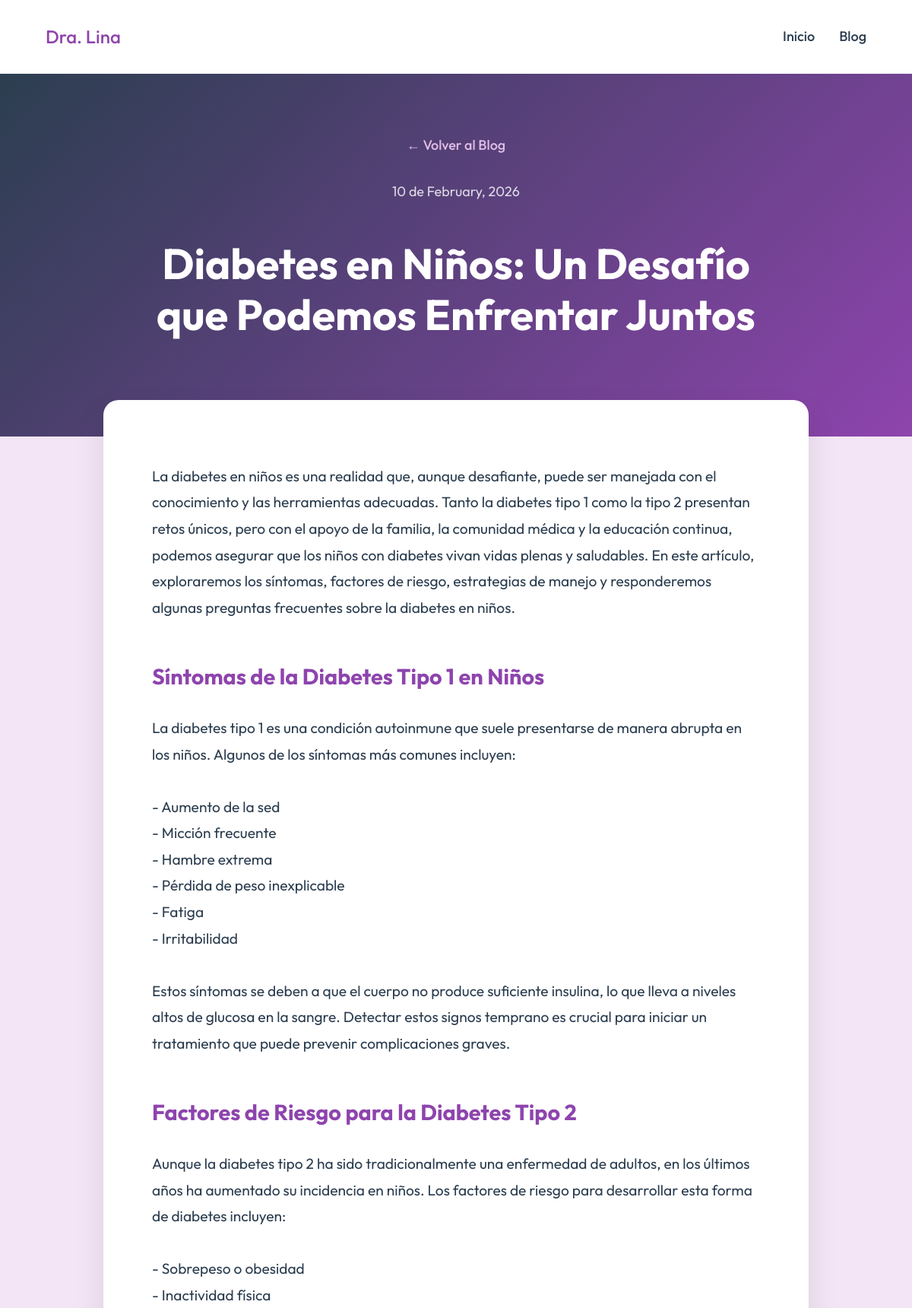
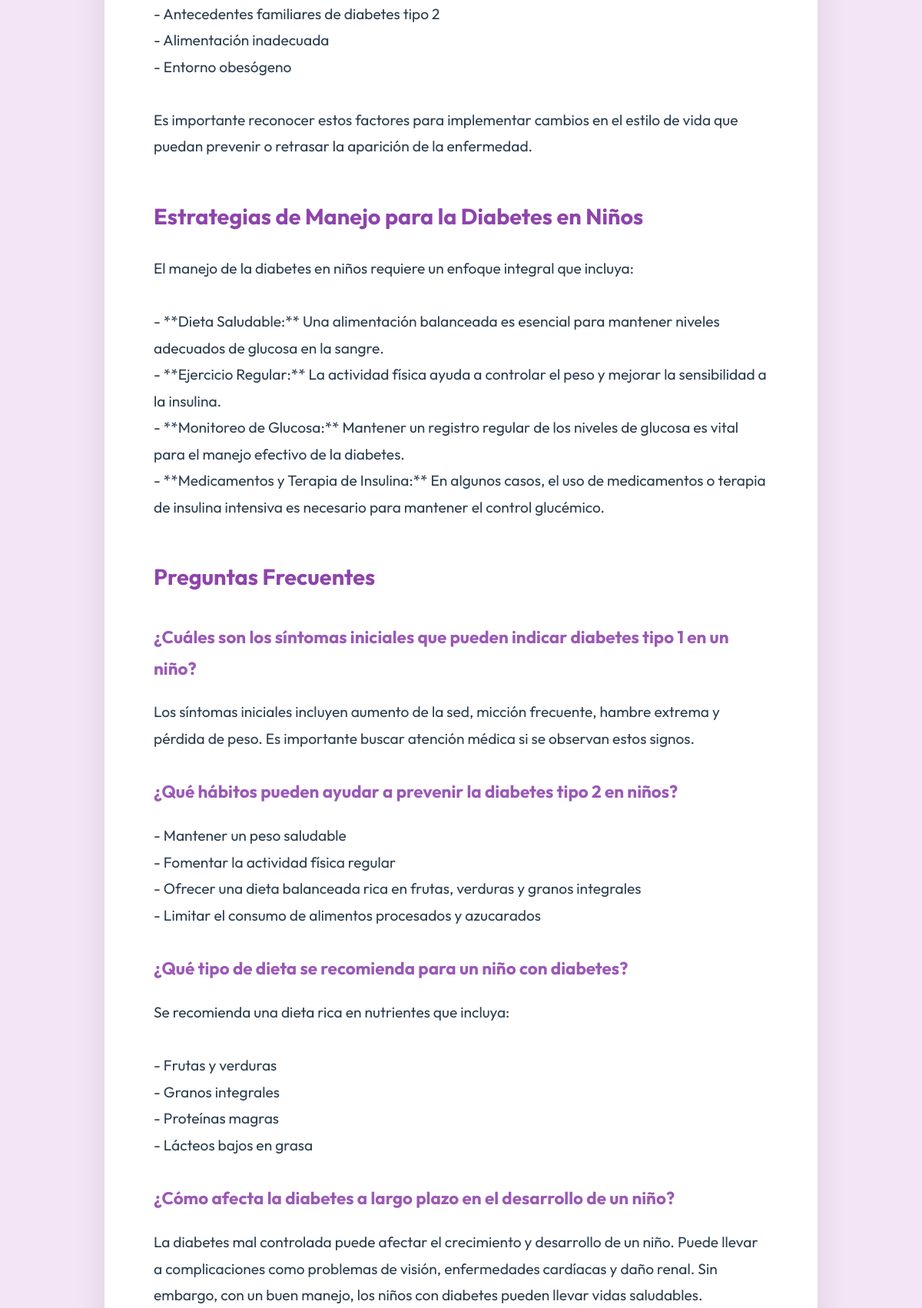
Screenshot of /blog/11 (upper part) with the database file from the repository (2 pictures, top to bottom).
### app/models.py (models this page shows)
class BlogPost(db.Model):
    id = db.Column(db.Integer, primary_key=True)
    title = db.Column(db.String(200), nullable=False)
    content = db.Column(db.Text, nullable=False)
    featured_image_url = db.Column(db.String(500))
    seo_keywords = db.Column(db.String(300))
    references = db.Column(db.Text)  # JSON string de referencias usadas
    author_id = db.Column(db.Integer, db.ForeignKey('user.id'))
    created_at = db.Column(db.DateTime, default=datetime.utcnow)
    is_published = db.Column(db.Boolean, default=True)

### app/routes/public.py (the view)
@public_bp.route('/blog/<int:post_id>')
def post_detail(post_id):
    from app.models import BlogPost
    post = BlogPost.query.get_or_404(post_id)
    return render_template('public/post_detail.html', post=post)

### app/templates/public/post_detail.html (shortened to what this page needs)
{% extends "base.html" %}
{% block content %}
<article class="post-detail">
    <header class="post-detail-header">
        <div class="container">
            <a href="{{ url_for('public.blog') }}" class="back-link">&larr; Volver al Blog</a>
            <span class="post-date text-white">{{ post.created_at.strftime('%d de %B, %Y') }}</span>
            <h1>{{ post.title }}</h1>
        </div>
    </header>
    <div class="post-body container">
        <div class="post-main-content">
            {{ post.content | safe }}
        </div>
    </div>
</article>
{% endblock %}

### app/static/css/style.css (style rules this page uses)
:root { --primary: #8e44ad; --secondary: #9b59b6; --accent: #e1bee7; --dark: #2c3e50; --light: #f3e5f5; --white: #FFFFFF; --text-muted: #7f8c8d; }
body { font-family: 'Outfit', sans-serif; background-color: var(--light); color: var(--dark); margin: 0; line-height: 1.6; font-size: 18px; }
a { text-decoration: none; color: var(--dark); font-weight: 500; transition: color 0.3s; }

### app/templates/public/post_detail.html (style rules this page uses)
.post-detail-header { background: linear-gradient(135deg, var(--dark), var(--primary)); color: white; padding: 5rem 0; text-align: center; }
.container { max-width: 800px; margin: 0 auto; padding: 0 1.5rem; }
.back-link { display: block; color: var(--accent); margin-bottom: 2rem; text-decoration: none; font-weight: 500; }
.post-date { opacity: 0.8; margin-bottom: 1rem; display: block; }
.post-detail-header h1 { font-size: 3.5rem; line-height: 1.2; }
.post-body { background: white; margin-top: -3rem; border-radius: 20px; padding: 4rem; box-shadow: 0 20px 40px rgba(0, 0, 0, 0.1); color: var(--dark); font-size: 1.2rem; line-height: 1.8; }
.post-main-content { margin-bottom: 4rem; }
.post-main-content h2 { color: var(--primary); margin-top: 3rem; margin-bottom: 1.5rem; }
.post-main-content h3 { color: var(--secondary); margin-top: 2rem; margin-bottom: 1rem; }

### rows the page displays
BlogPost: created_at "10 de February, 2026", title "Diabetes en Niños: Un Desafío que Podemos Enfrentar Juntos", content "La diabetes en niños es una realidad que, aunque desafiante, puede ser manejada con el conocimiento y las herramientas adecuadas. Tanto la diabetes tipo 1 como la tipo 2 presentan retos únicos, pero con el apoyo de la familia, la comunidad médica y la educación continua, podemos asegurar que los niños con diabetes vivan vidas plenas y saludables. En este artículo, exploraremos los síntomas, factores de riesgo, estrategias de manejo y responderemos algunas preguntas frecuentes sobre la diabetes en niños. Síntomas de la Diabetes Tipo 1 en Niños La diabetes tipo 1 es una condición autoinmune que suele presentarse de manera abrupta en los niños. Algunos de los síntomas más comunes incluyen: -…"
